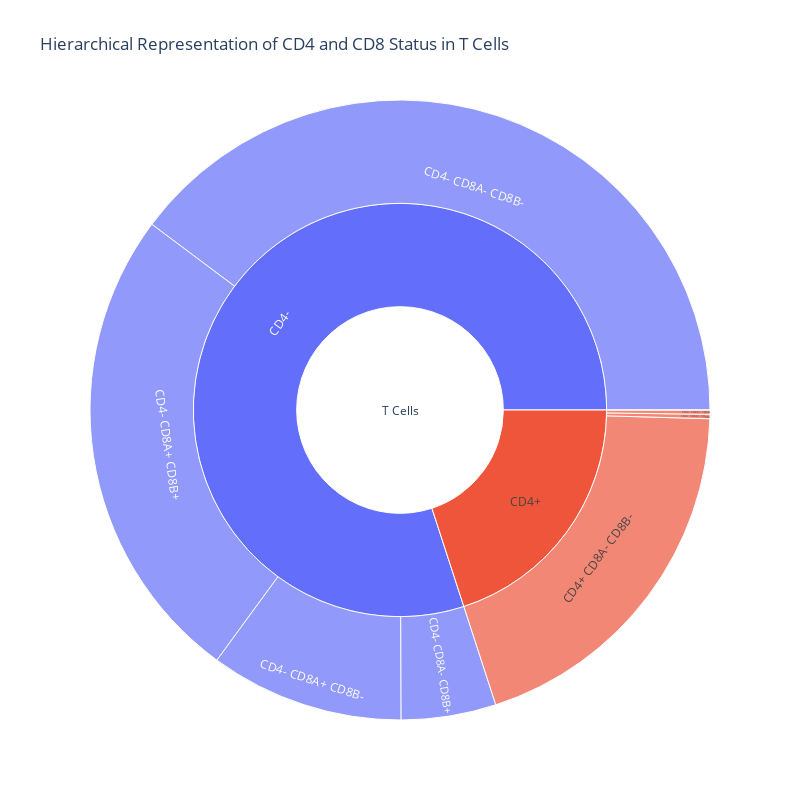

Notebook code cell kept with this figure:
### Code cell
import plotly.graph_objects as go

# Example data for a sunburst chart
labels = ['T Cells', 'CD4+', 'CD4-', 
          'CD4+ CD8A+ CD8B+', 'CD4+ CD8A+ CD8B-', 'CD4+ CD8A- CD8B+', 'CD4+ CD8A- CD8B-', 
          'CD4- CD8A+ CD8B+', 'CD4- CD8A+ CD8B-', 'CD4- CD8A- CD8B+', 'CD4- CD8A- CD8B-']
parents = ['', 'T Cells', 'T Cells', 
           'CD4+', 'CD4+', 'CD4+', 'CD4+', 
           'CD4-', 'CD4-', 'CD4-', 'CD4-']
values = [445, 89, 356, 1, 1, 0, 87, 112, 45, 22, 177]

# Create sunburst chart
fig = go.Figure(go.Sunburst(
    labels=labels,
    parents=parents,
    values=values,
    branchvalues="total"
))

# Update layout for larger figure size
fig.update_layout(
    title='Hierarchical Representation of CD4 and CD8 Status in T Cells',
    width=800,  # Adjust the width
    height=800  # Adjust the height
)

fig.show()

### Figure 1 — Plotly figure (JSON) as saved in the notebook; plotly's stock layout.template omitted (floating-point values rounded to 4 significant figures)
{"data": [{"branchvalues": "total", "labels": ["T Cells", "CD4+", "CD4-", "CD4+ CD8A+ CD8B+", "CD4+ CD8A+ CD8B-", "CD4+ CD8A- CD8B+", "CD4+ CD8A- CD8B-", "CD4- CD8A+ CD8B+", "CD4- CD8A+ CD8B-", "CD4- CD8A- CD8B+", "CD4- CD8A- CD8B-"], "parents": ["", "T Cells", "T Cells", "CD4+", "CD4+", "CD4+", "CD4+", "CD4-", "CD4-", "CD4-", "CD4-"], "type": "sunburst", "values": [445, 89, 356, 1, 1, 0, 87, 112, 45, 22, 177]}], "layout": {"height": 800, "title": {"text": "Hierarchical Representation of CD4 and CD8 Status in T Cells"}, "width": 800}}
